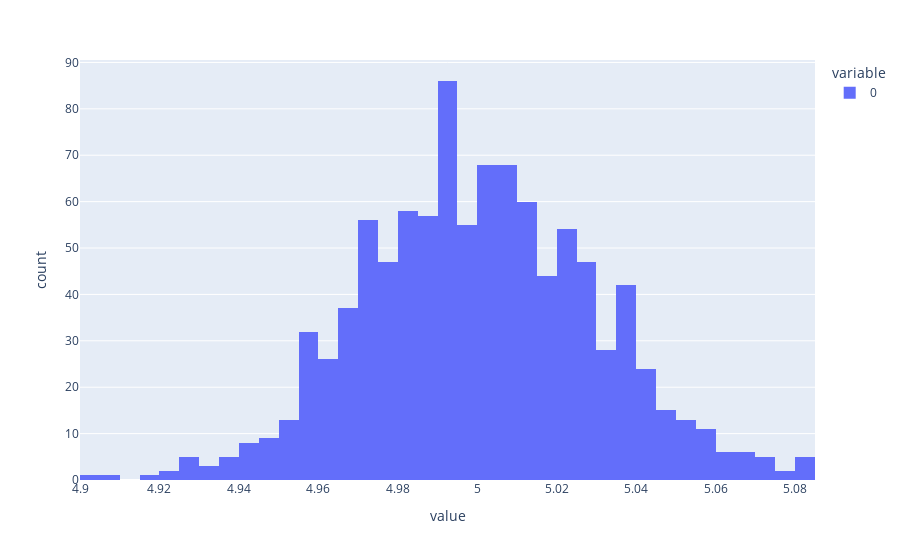

This figure's notebook cell:
### Code cell
px.histogram(mean_values)

### Figure 1 — Plotly figure (JSON) as saved in the notebook; plotly's stock layout.template omitted (floating-point values rounded to 4 significant figures; data arrays with more than 128 entries replaced by an {"elided": "..."} marker saying what was removed)
{"data": [{"alignmentgroup": "True", "bingroup": "x", "hovertemplate": "variable=0<br>value=%{x}<br>count=%{y}<extra></extra>", "legendgroup": "0", "marker": {"color": "#636efa", "pattern": {"shape": ""}}, "name": "0", "offsetgroup": "0", "orientation": "v", "showlegend": true, "type": "histogram", "x": {"elided": "1000 float values"}, "xaxis": "x", "yaxis": "y"}], "layout": {"barmode": "relative", "legend": {"title": {"text": "variable"}, "tracegroupgap": 0}, "margin": {"t": 60}, "xaxis": {"anchor": "y", "domain": [0, 1], "title": {"text": "value"}}, "yaxis": {"anchor": "x", "domain": [0, 1], "title": {"text": "count"}}}}
